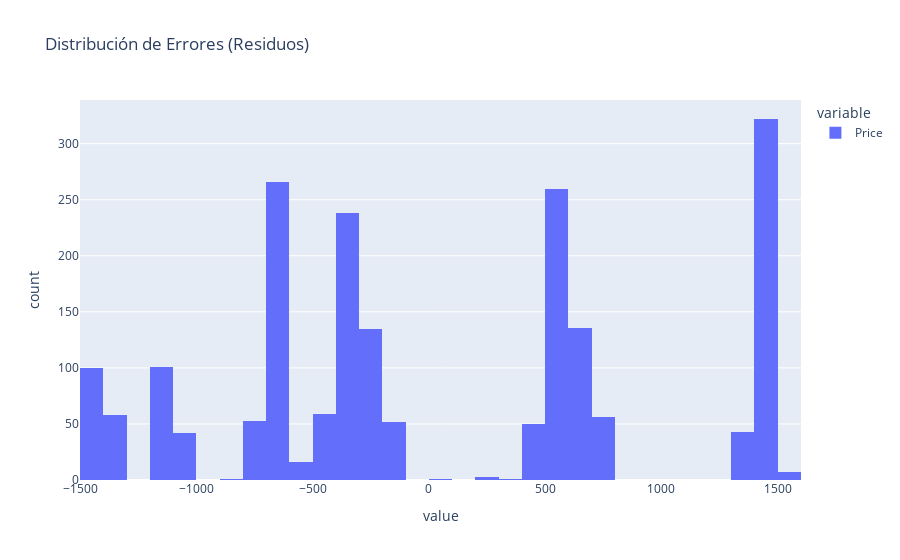

The notebook cell saved with this chart:
### Code cell
# Calcular errores (residuos)
errors = y_test - y_pred

# Crear histograma interactivo de los errores
fig = px.histogram(errors, nbins=50, title="Distribución de Errores (Residuos)")
if kaggle:
    fig.show(renderer='iframe_connected')
else:
    fig.show()

### Figure 1 — Plotly figure (JSON) as saved in the notebook; plotly's stock layout.template omitted (floating-point values rounded to 4 significant figures; data arrays with more than 128 entries replaced by an {"elided": "..."} marker saying what was removed)
{"data": [{"alignmentgroup": "True", "bingroup": "x", "hovertemplate": "variable=Price<br>value=%{x}<br>count=%{y}<extra></extra>", "legendgroup": "Price", "marker": {"color": "#636efa", "pattern": {"shape": ""}}, "name": "Price", "nbinsx": 50, "offsetgroup": "Price", "orientation": "v", "showlegend": true, "type": "histogram", "x": {"elided": "2000 float values"}, "xaxis": "x", "yaxis": "y"}], "layout": {"barmode": "relative", "legend": {"title": {"text": "variable"}, "tracegroupgap": 0}, "title": {"text": "Distribución de Errores (Residuos)"}, "xaxis": {"anchor": "y", "domain": [0, 1], "title": {"text": "value"}}, "yaxis": {"anchor": "x", "domain": [0, 1], "title": {"text": "count"}}}}
